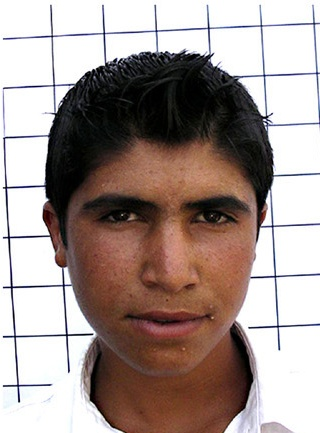
#> input picture data_testing/wajah.jpg, 320 x 433 px
$ python 5detectmultiscale.py
#> lines starting #> are read from the running program, lines starting #| are printed output that depends on the picture
import cv2
face_cascade = cv2.CascadeClassifier('data\\xml\\haarcascade_frontalface_default.xml')
img = cv2.imread('data_testing//wajah.jpg', cv2.IMREAD_GRAYSCALE)
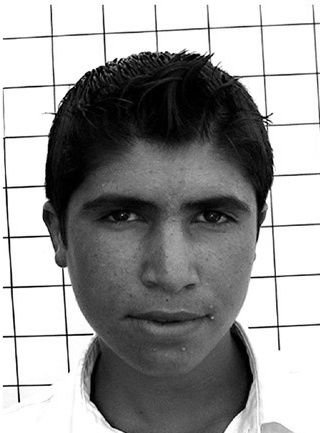
#> img: shape (433, 320); min 0, max 255, mean 154.1
wajah = face_cascade.detectMultiScale(img, 1.1, 3)
#> wajah = [[52, 131, 227, 227]]
if len(wajah) == True:
    print('yes')
else:
    print('no')

$ run again, with data_testing/objek.jpg copied over data_testing/wajah.jpg
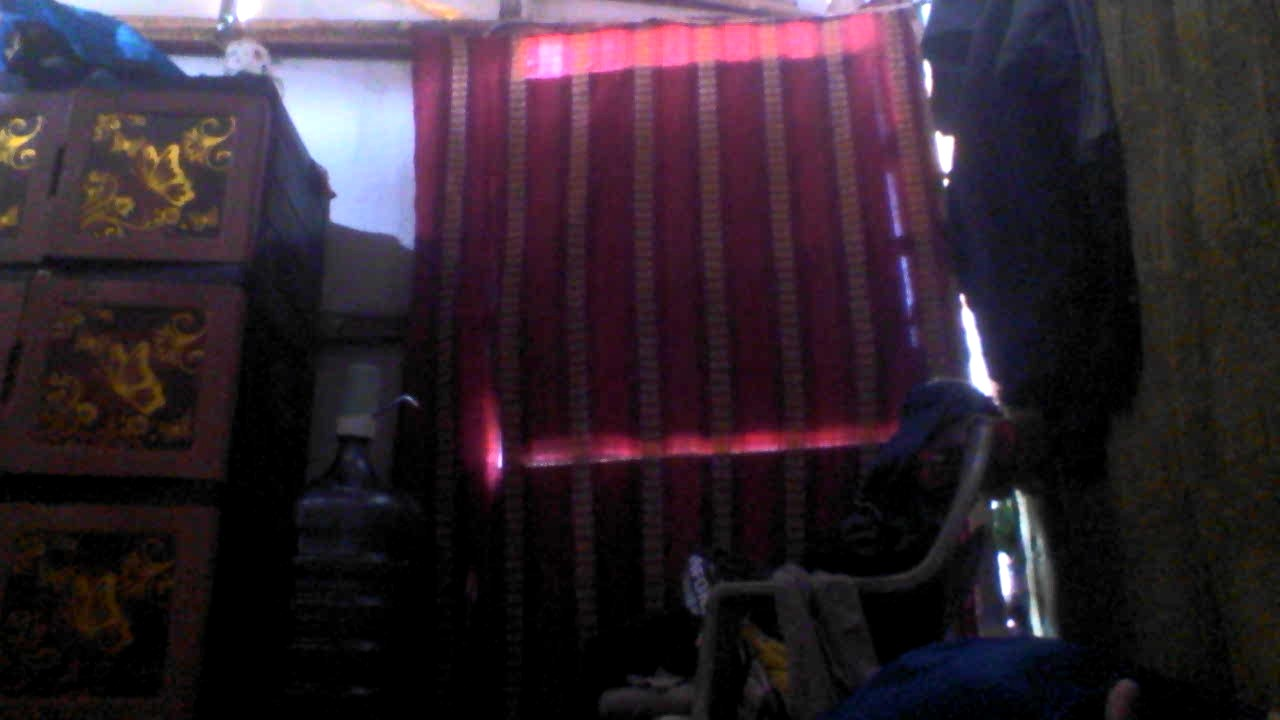
#> input picture data_testing/objek.jpg, 1280 x 720 px
#> `img = cv2.imread('data_testing//wajah.jpg', cv2.IMREAD_GRAYSCALE)`:
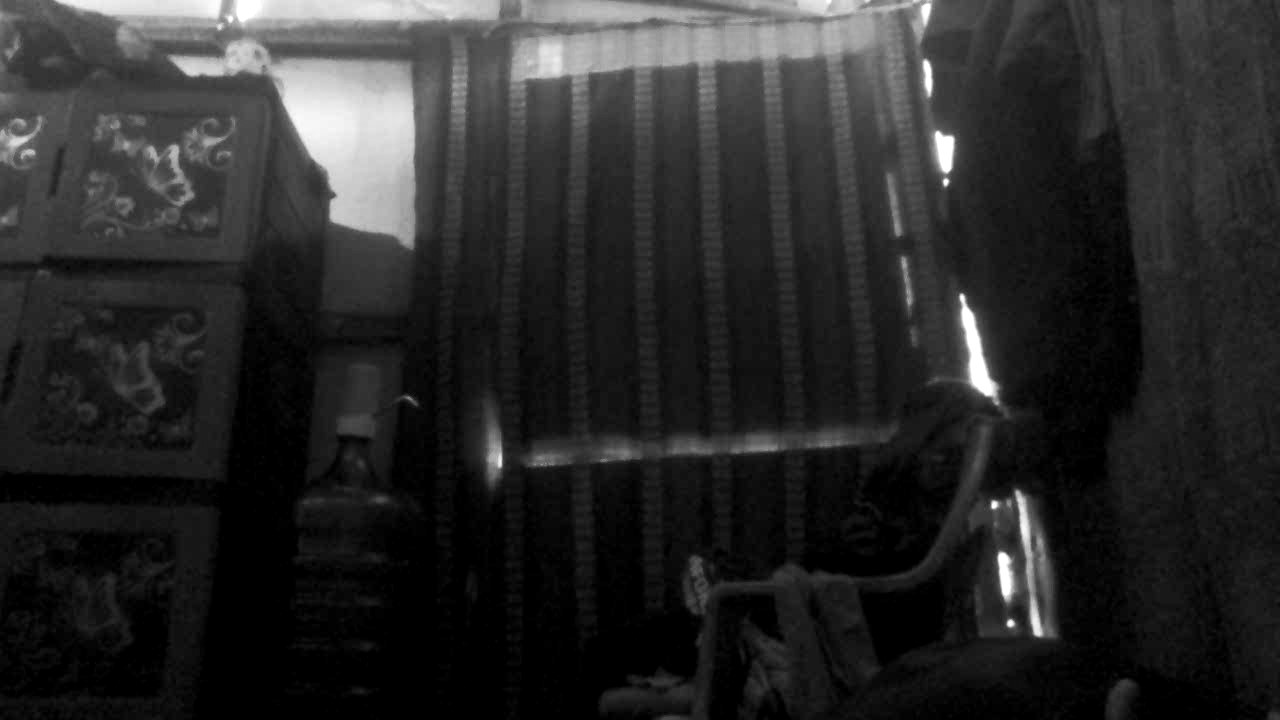
#> img: shape (720, 1280); min 0, max 255, mean 42.3
#> wajah = [[825, 72, 25, 25], [695, 112, 26, 26]]

$ run again, with data_testing/sasa.jpg copied over data_testing/wajah.jpg
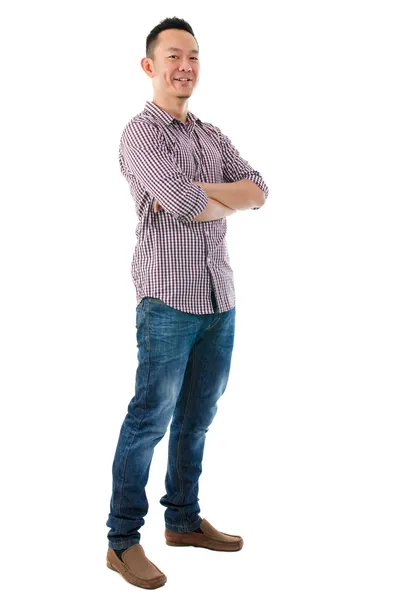
#> input picture data_testing/sasa.jpg, 397 x 600 px
#> `img = cv2.imread('data_testing//wajah.jpg', cv2.IMREAD_GRAYSCALE)`:
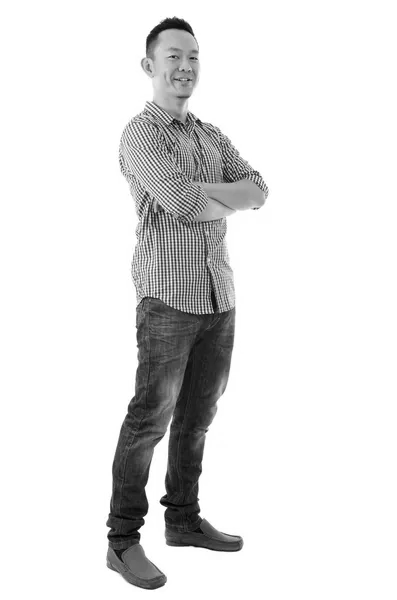
#> img: shape (600, 397); min 0, max 255, mean 226
#> wajah = [[154, 36, 56, 56]]

$ run again, with data_testing/img.jpeg copied over data_testing/wajah.jpg
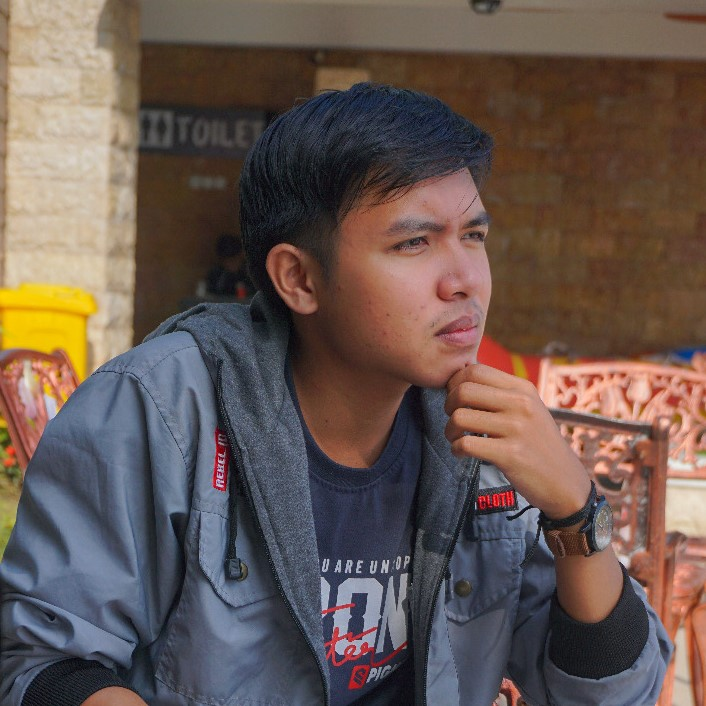
#> input picture data_testing/img.jpeg, 706 x 706 px
#> `img = cv2.imread('data_testing//wajah.jpg', cv2.IMREAD_GRAYSCALE)`:
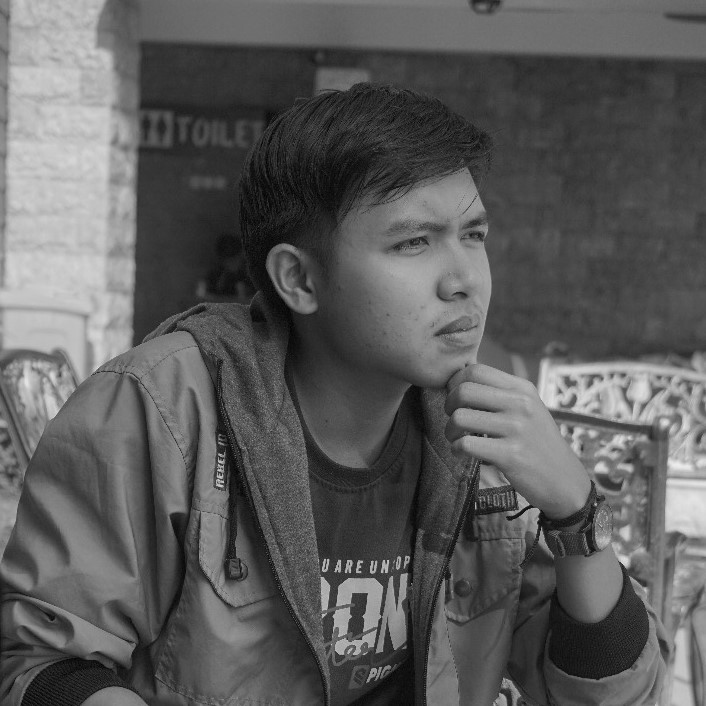
#> img: shape (706, 706); min 0, max 237, mean 91.6
#> wajah = [[214, 372, 104, 104], [359, 170, 178, 178]]
